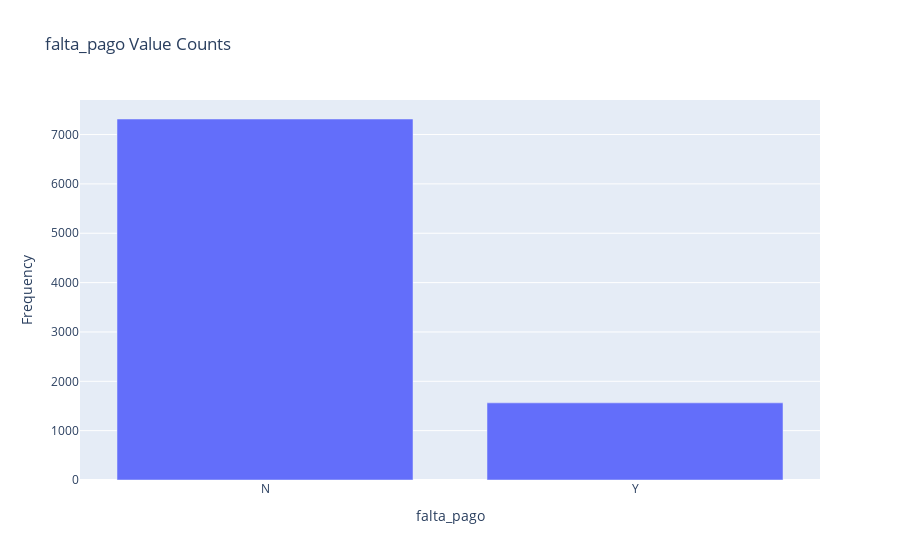

Write notebook code for a chart like this one.
### Code cell
# DISCLAIMER: 'df' refers to the data you passed in when calling 'dtale.show'

if isinstance(df, (pd.DatetimeIndex, pd.MultiIndex)):
	df = df.to_frame(index=False)

# remove any pre-existing indices for ease of use in the D-Tale code, but this is not required
df = df.reset_index().drop('index', axis=1, errors='ignore')
df.columns = [str(c) for c in df.columns]  # update columns to strings in case they are numbers

s = df[~pd.isnull(df['falta_pago'])]['falta_pago']
chart = pd.value_counts(s).to_frame(name='data')
chart['percent'] = (chart['data'] / chart['data'].sum()) * 100
chart.index.name = 'labels'
chart = chart.reset_index().sort_values(['data', 'labels'], ascending=[False, True])
chart = chart[:100]
charts = [go.Bar(x=chart['labels'].values, y=chart['data'].values, name='Frequency')]
figure = go.Figure(data=charts, layout=go.Layout({
    'barmode': 'group',
    'legend': {'orientation': 'h'},
    'title': {'text': 'falta_pago Value Counts'},
    'xaxis': {'title': {'text': 'falta_pago'}},
    'yaxis': {'title': {'text': 'Frequency'}}
}))

# If you're having trouble viewing your chart in your notebook try passing your 'chart' into this snippet:
#
# from plotly.offline import iplot, init_notebook_mode
#
# init_notebook_mode(connected=True)
# for chart in charts:
#     chart.pop('id', None) # for some reason iplot does not like 'id'
# iplot(figure)
figure

### Figure 1 — Plotly figure (JSON) as saved in the notebook; plotly's stock layout.template omitted (floating-point values rounded to 4 significant figures)
{"data": [{"name": "Frequency", "type": "bar", "x": ["N", "Y"], "y": [7315, 1563]}], "layout": {"barmode": "group", "legend": {"orientation": "h"}, "title": {"text": "falta_pago Value Counts"}, "xaxis": {"title": {"text": "falta_pago"}}, "yaxis": {"title": {"text": "Frequency"}}}}
